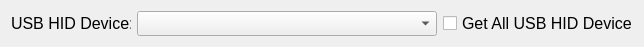
    <widget class="QWidget" name="layoutWidget_2">
     <property name="geometry">
      <rect>
       <x>10</x>
       <y>350</y>
       <width>624</width>
       <height>27</height>
      </rect>
     </property>
     <layout class="QHBoxLayout" name="horizontalLayout_13">
      <item>
       <widget class="QLabel" name="usbLabel">
        <property name="sizePolicy">
         <sizepolicy hsizetype="Fixed" vsizetype="Fixed">
          <horstretch>0</horstretch>
          <verstretch>0</verstretch>
         </sizepolicy>
        </property>
        <property name="minimumSize">
         <size>
          <width>120</width>
          <height>25</height>
         </size>
        </property>
        <property name="maximumSize">
         <size>
          <width>120</width>
          <height>25</height>
         </size>
        </property>
        <property name="baseSize">
         <size>
          <width>120</width>
          <height>25</height>
         </size>
        </property>
        <property name="font">
         <font>
          <pointsize>12</pointsize>
         </font>
        </property>
        <property name="text">
         <string>USB HID Device:</string>
        </property>
       </widget>
      </item>
      <item>
       <widget class="QComboBox" name="usbDevicesComboBox">
        <property name="sizePolicy">
         <sizepolicy hsizetype="Fixed" vsizetype="Fixed">
          <horstretch>0</horstretch>
          <verstretch>0</verstretch>
         </sizepolicy>
        </property>
        <property name="minimumSize">
         <size>
          <width>300</width>
          <height>25</height>
         </size>
        </property>
        <property name="maximumSize">
         <size>
          <width>300</width>
          <height>25</height>
         </size>
        </property>
        <property name="baseSize">
         <size>
          <width>300</width>
          <height>25</height>
         </size>
        </property>
        <property name="font">
         <font>
          <pointsize>10</pointsize>
         </font>
        </property>
       </widget>
      </item>
      <item>
       <widget class="QCheckBox" name="allHIDDevicesCheckBox">
        <property name="sizePolicy">
         <sizepolicy hsizetype="Fixed" vsizetype="Fixed">
          <horstretch>0</horstretch>
          <verstretch>0</verstretch>
         </sizepolicy>
        </property>
        <property name="minimumSize">
         <size>
          <width>190</width>
          <height>25</height>
         </size>
        </property>
        <property name="maximumSize">
         <size>
          <width>190</width>
          <height>25</height>
         </size>
        </property>
        <property name="baseSize">
         <size>
          <width>190</width>
          <height>25</height>
         </size>
        </property>
        <property name="font">
         <font>
          <pointsize>12</pointsize>
         </font>
        </property>
        <property name="text">
         <string>Get All USB HID Devices</string>
        </property>
       </widget>
      </item>
     </layout>
    </widget>
